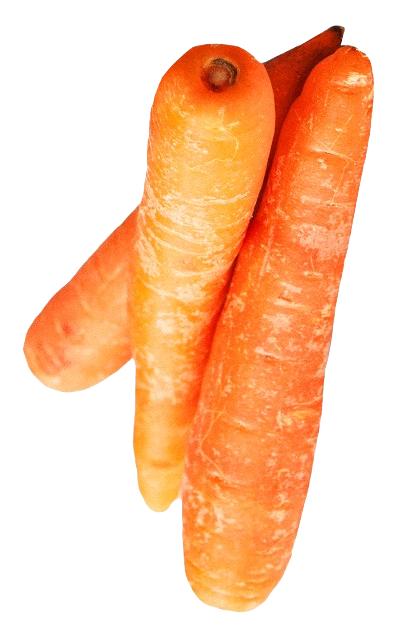
#> input picture Fruit Detection/wortel.png, 394 x 633 px
$ jupyter execute --allow-errors fruitDetection.ipynb
#> lines starting #> are read from the running program, lines starting #| are printed output that depends on the picture; after the words box and inside, x2 and y2 are one past the last pixel; in counts of white or black regions, pixels touching at a corner belong together
[cell 1]
import cv2
import os
import numpy as np
import pickle

[cell 2]
# Image Enhancing
def preprocess_img(img):
    # gray scale
    gray = cv2.cvtColor(img, cv2.COLOR_BGR2GRAY)

    # enhance contrast
    clahe = cv2.createCLAHE(clipLimit=3, tileGridSize=(8,8))
    equalized_image = clahe.apply(gray)

    # Gaussian blur
    blurred_image = cv2.GaussianBlur(equalized_image, (5, 5), 0)

    # Canny edge
    edges = cv2.Canny(blurred_image, threshold1=60, threshold2=110)
    return edges

target_img = cv2.imread('./wortel.png')
#> target_img is the input picture: shape (633, 394, 3); mean B, G, R 170, 203.4, 251.3

final_target = preprocess_img(target_img)
#> in preprocess_img, `gray = cv2.cvtColor(img, cv2.COLOR_BGR2GRAY)`:
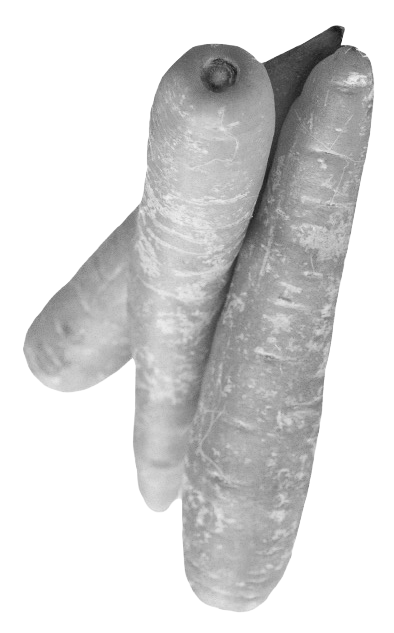
#> gray: shape (633, 394); min 20, max 255, mean 213.9
#> in preprocess_img, `equalized_image = clahe.apply(gray)`:
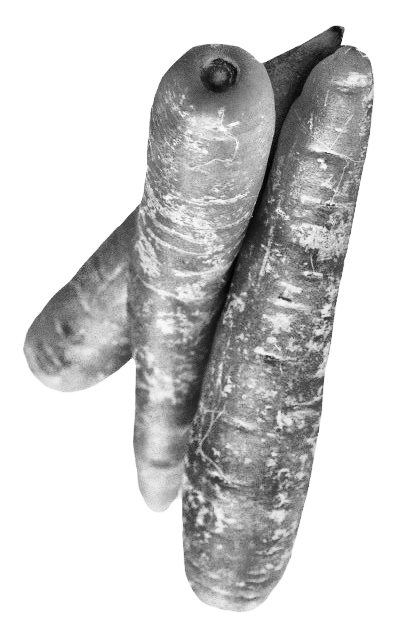
#> equalized_image: shape (633, 394); min 3, max 255, mean 204
#> in preprocess_img, `edges = cv2.Canny(blurred_image, threshold1=60, threshold2=110)`:
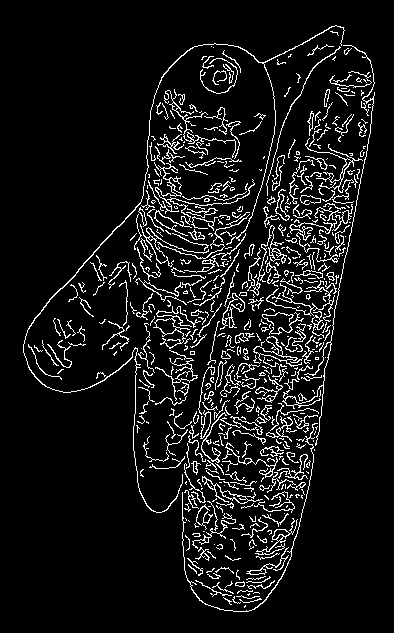
#> edges: shape (633, 394); 8.2% white in thin lines or dots, all inside (x1, y1, x2, y2) = (23, 25, 375, 612)

cv2.imshow('final',final_target)
cv2.waitKey(0)

[cell 3]
# Feature Detection

sift = cv2.SIFT_create()
orb = cv2.ORB_create()

def detect_features(img):
    # SIFT
    kp_sift, des_sift = sift.detectAndCompute(img, None)
#> kp_sift = 1640 keypoints; strongest (x, y, size): (206, 539, 1.9), (293, 227, 2.1), (279, 387, 1.8), (269, 267, 1.9)

    # ORB
    kp_orb, des_orb = orb.detectAndCompute(img, None)
#> kp_orb = 500 keypoints; strongest (x, y, size): (208, 538, 31), (287, 429, 31), (283, 423, 31), (329, 219, 31)

    return kp_sift, des_sift, kp_orb, des_orb


target_kp_sift, target_des_sift, target_kp_orb, target_des_orb = detect_features(final_target)
#> target_kp_sift has the same summary as kp_sift in detect_features; target_kp_orb has the same summary as kp_orb in detect_features

target_desc = np.float32(target_des_sift)

# [7 lines of commented-out code are left out]

[cell 4]
#Feature Matching

#FLANN
flann = cv2.FlannBasedMatcher(dict(algorithm=1, trees=5),dict(checks=50))

#BF
bf = cv2.BFMatcher(cv2.NORM_L2, crossCheck=False)

[cell 5]
def match_fruit(descriptors):
    best_match = 0
    best_match_data = None

    for folder_path in os.listdir('Training/'):
        for img_path in os.listdir('Training/'+folder_path):
            img = cv2.imread('Training/'+folder_path+'/'+img_path)
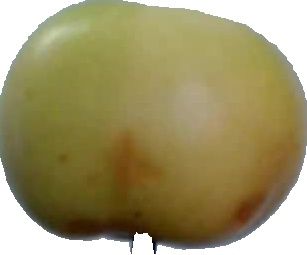
#> input picture Fruit Detection/Training/apple_6/r0_108.jpg, 307 x 255 px
#> img is the input picture: shape (255, 307, 3); mean B, G, R 104.9, 148.2, 158.3

            if img is not None:
                # print(folder_path)
                final_img = preprocess_img(img)
#> in preprocess_img (call 2), `gray = cv2.cvtColor(img, cv2.COLOR_BGR2GRAY)`:
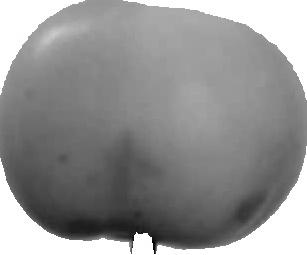
#> gray: shape (255, 307); min 1, max 255, mean 146.3
#> in preprocess_img (call 2), `equalized_image = clahe.apply(gray)`:
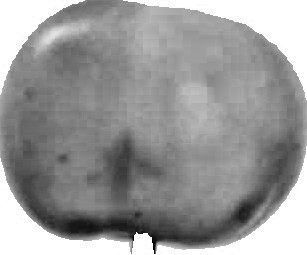
#> equalized_image: shape (255, 307); min 1, max 255, mean 153.1
#> in preprocess_img (call 2), `edges = cv2.Canny(blurred_image, threshold1=60, threshold2=110)`:
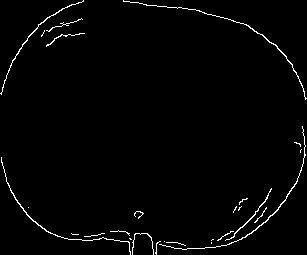
#> edges: shape (255, 307); 1.8% white in thin lines or dots

                kp_sift, des_sift, kp_orb, des_orb = detect_features(final_img)
#> in detect_features (call 2), `kp_sift, des_sift = sift.detectAndCompute(img, None)`: kp_sift = 38 keypoints; strongest (x, y, size): (232, 234, 2.3), (138, 214, 2.5), (254, 219, 2.5), (183, 247, 2.1)
#> in detect_features (call 2), `kp_orb, des_orb = orb.detectAndCompute(img, None)`: kp_orb = 46 keypoints; strongest (x, y, size): (138, 214, 37.2), (242, 199, 31), (255, 211, 31), (240, 202, 37.2)
                des_sift = np.float32(des_sift)
                des_orb = np.float32(des_orb)
                # [6 lines of commented-out code are left out]

                matches = flann.knnMatch(target_desc,des_sift,k=2)
#> matches = 1640 matches

                good_matches = []

                curr_match = 0
                for i, (fn,sm) in enumerate(matches):
                    if fn.distance < 0.75 * sm.distance:
                        good_matches.append(fn)
#> after the loop, good_matches = 4 matches

                if (len(good_matches)>4):
                    src = np.float32([target_kp_sift[m.queryIdx].pt for m in good_matches]).reshape(-1, 1, 2)
                    dst = np.float32([kp_sift[m.trainIdx].pt for m in good_matches]).reshape(-1, 1, 2)

                    M, mask = cv2.findHomography(src, dst, cv2.RANSAC, 5.0)

                    matches_mask = mask.ravel().tolist()
                    curr_match = sum(matches_mask)
                    if best_match < curr_match:
                        best_match = curr_match
                        best_match_data={
                            'img': img,
                            'kp': kp_sift,
                            'desc': des_sift,
                            'matches': good_matches,
                            'matches_mask':matches_mask
                        }

    result = cv2.drawMatches(
        target_img,
        target_kp_sift,
        best_match_data['img'],
        best_match_data['kp'],
        best_match_data['matches'],
        None,
        matchesMask=best_match_data['matches_mask'],
    )

    cv2.imshow('result',result)
    cv2.waitKey(0)

#> (the rest of this cell did not finish here and is left out)

[cell 6]
# [23 lines left out: function making_model, not called in this run]

# making_model()

[cell 7]
descriptor_path = 'fruit_detection_model.pkl'
#> descriptor_path = 'fruit_detection_model.pkl'

# with open(descriptor_path, 'rb') as file:
#     fruit_descriptors = pickle.load(file)
